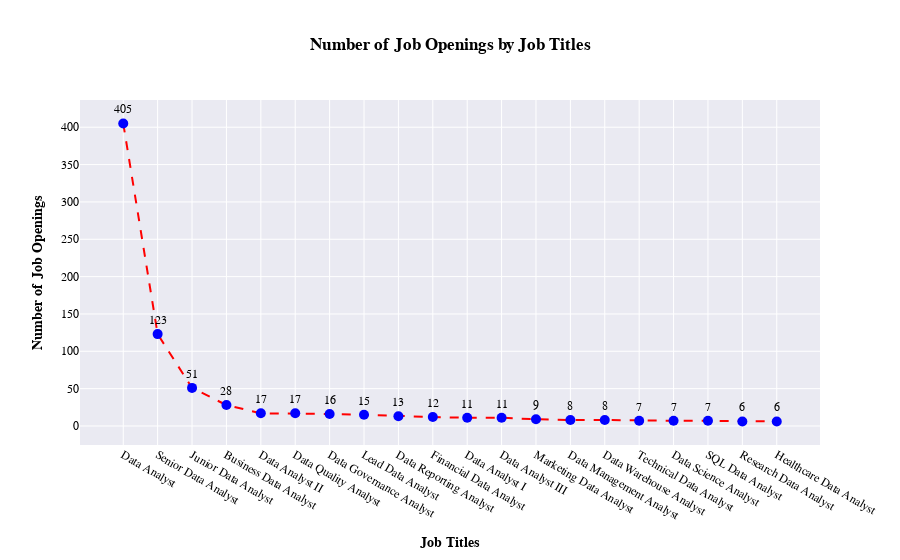

The code cell stored with this chart in its notebook:
### Markdown cell above
### **5.1 Number of job opening by job titles.**

### Code cell
import plotly.graph_objects as go

# Assuming your DataFrame is `df`
fig = go.Figure()

# Top 20 most common job titles
job_title_counts = df['Job Title'].value_counts()[:20]

# Plotting the number of job openings for the top 20 job titles
fig.add_trace(go.Scatter(
    x=job_title_counts.index,  # Top 20 job titles
    y=job_title_counts.values,  # Corresponding job openings count
    name='Number of Job Openings',
    mode='markers+text+lines',  # Display markers, text, and lines
    marker_color='blue',
    marker_size=10,
    text=job_title_counts.values,  # Display job opening count as text
    textposition='top center',
    line=dict(color='red', dash='dash'),  # Line style
))

fig.update_layout(
    title="<b>Number of Job Openings by Job Titles</b>",
    xaxis_title="<b>Job Titles</b>",
    yaxis_title="<b>Number of Job Openings</b>",
    template='seaborn',
    font=dict(
        size=12,
        color="Black",
        family="Oswald, sans-serif"
    ),
    xaxis=dict(showgrid=True),
    yaxis=dict(showgrid=True),
    legend=dict(
        yanchor="top",
        y=1.3,
        xanchor="left",
        x=0.78
    )
)

fig.show()

### Figure 1 — Plotly figure (JSON) as saved in the notebook; plotly's stock layout.template omitted (floating-point values rounded to 4 significant figures)
{"data": [{"line": {"color": "red", "dash": "dash"}, "marker": {"color": "blue", "size": 10}, "mode": "markers+text+lines", "name": "Number of Job Openings", "text": [405, 123, 51, 28, 17, 17, 16, 15, 13, 12, 11, 11, 9, 8, 8, 7, 7, 7, 6, 6], "textposition": "top center", "type": "scatter", "x": ["Data Analyst", "Senior Data Analyst", "Junior Data Analyst", "Business Data Analyst", "Data Analyst II", "Data Quality Analyst", "Data Governance Analyst", "Lead Data Analyst", "Data Reporting Analyst", "Financial Data Analyst", "Data Analyst I", "Data Analyst III", "Marketing Data Analyst", "Data Management Analyst", "Data Warehouse Analyst", "Technical Data Analyst", "Data Science Analyst", "SQL Data Analyst", "Research Data Analyst", "Healthcare Data Analyst"], "y": [405, 123, 51, 28, 17, 17, 16, 15, 13, 12, 11, 11, 9, 8, 8, 7, 7, 7, 6, 6]}], "layout": {"autosize": true, "font": {"color": "Black", "family": "Oswald, sans-serif", "size": 12}, "legend": {"x": 0.78, "xanchor": "left", "y": 1.3, "yanchor": "top"}, "title": {"text": "<b>Number of Job Openings by Job Titles</b>"}, "xaxis": {"autorange": true, "range": [-1.214, 20.21], "showgrid": true, "title": {"text": "<b>Job Titles</b>"}, "type": "category"}, "yaxis": {"autorange": true, "range": [-40.97, 452.0], "showgrid": true, "title": {"text": "<b>Number of Job Openings</b>"}, "type": "linear"}}}
